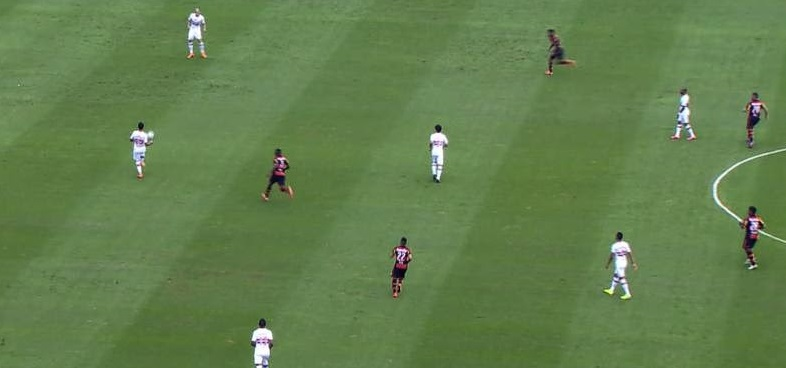
#> input picture images/futebol1.JPG, 786 x 368 px, found by its file name
$ python detectaBordasMetodos.py   (older library calls are emulated)
#> lines starting #> are read from the running program, lines starting #| are printed output that depends on the picture; after the words box and inside, x2 and y2 are one past the last pixel; in counts of white or black regions, pixels touching at a corner belong together
from email.mime import image
import cv2 as cv
import mahotas
import numpy as np
imagem = cv.imread('images/futebol1.jpg')
#> imagem is the input picture: shape (368, 786, 3); mean B, G, R 77, 126.9, 98.3

cv.imshow("Imagem", imagem)


'''
# Método por limiar
gray = cv.cvtColor(imagem, cv.COLOR_BGR2GRAY)
limiar = 150
(_, bin ) = cv.threshold(gray,limiar,255,cv.THRESH_BINARY)
cv.imshow("Limiar", bin)
'''

'''
# Método por Adaptativo

gray = cv.cvtColor(imagem, cv.COLOR_BGR2GRAY)
cv.imshow("Gray", gray)
suave = cv.GaussianBlur(gray, (7, 7), 0)
cv.imshow("Suave", suave)
bin1 = cv.adaptiveThreshold(
    suave, 255, cv.ADAPTIVE_THRESH_MEAN_C, cv.THRESH_BINARY_INV, 21, 5)
cv.imshow("Bin1", bin1)

bin2 = cv.adaptiveThreshold(
    suave, 255, cv.ADAPTIVE_THRESH_GAUSSIAN_C, cv.THRESH_BINARY_INV, 21, 5)
cv.imshow("Bin2", bin2)
'''

'''
# Método por Otsu e Riddler
# pip install mahotas


gray = cv.cvtColor(imagem, cv.COLOR_BGR2GRAY)
suave = cv.GaussianBlur(gray, (7, 7), 5)

limiar = mahotas.thresholding.otsu(suave)

otsu = gray.copy()
otsu[otsu > limiar] = 255
otsu[otsu < 255] = 0
#otsu = cv.bitwise_not(otsu)
cv.imshow("Otsu",otsu)

limiar = mahotas.thresholding.rc(suave)
rc = gray.copy()
rc[rc > limiar] = 255
rc[rc < 255] = 0
rc = cv.bitwise_not(rc)
cv.imshow("Riddler",rc)
'''
'''
# Método por Sobel

gray = cv.cvtColor(imagem, cv.COLOR_BGR2GRAY)
sobelX = cv.Sobel(gray, cv.CV_64F, 1, 0)
sobelX = np.uint8(np.absolute(sobelX))
cv.imshow("Sobel X", sobelX)
sobelY = cv.Sobel(gray, cv.CV_64F, 0, 1)
sobelY = np.uint8(np.absolute(sobelY))
cv.imshow("Sobel Y", sobelY)
sobel = cv.bitwise_and(sobelX, sobelY)
cv.imshow("Sobel", sobel)
'''
'''
# Método por Laplaciano
gray = cv.cvtColor(imagem, cv.COLOR_BGR2GRAY)
laplaciano = cv.Laplacian(gray, cv.CV_64F)
laplaciano= np.uint8(np.absolute(laplaciano))
cv.imshow("Laplaciano", laplaciano)
'''

# Método por Canny
gray = cv.cvtColor(imagem, cv.COLOR_BGR2GRAY)
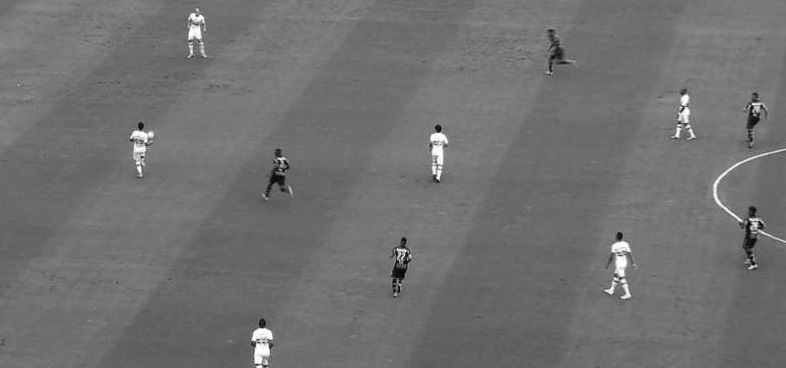
#> gray: shape (368, 786); min 2, max 255, mean 112.6
suave = cv.GaussianBlur(gray, (7,7), 0)
canny = cv.Canny(suave, 70,200)
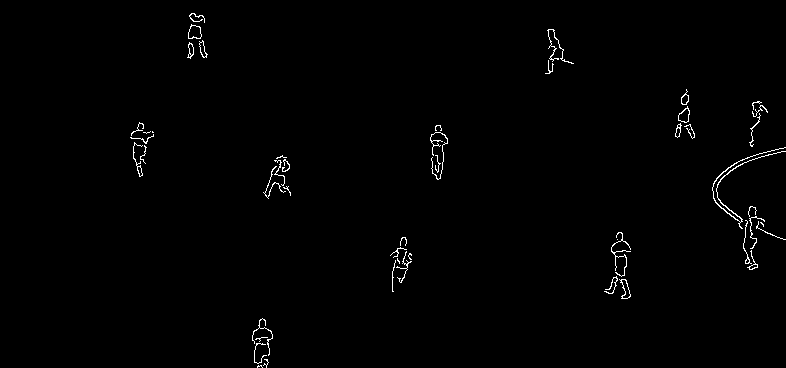
#> canny: shape (368, 786); 0.82% white in thin lines or dots, all inside (x1, y1, x2, y2) = (130, 13, 786, 368)

cv.imshow("Canny", canny)

cv.waitKey(0)
cv.destroyAllWindows()
